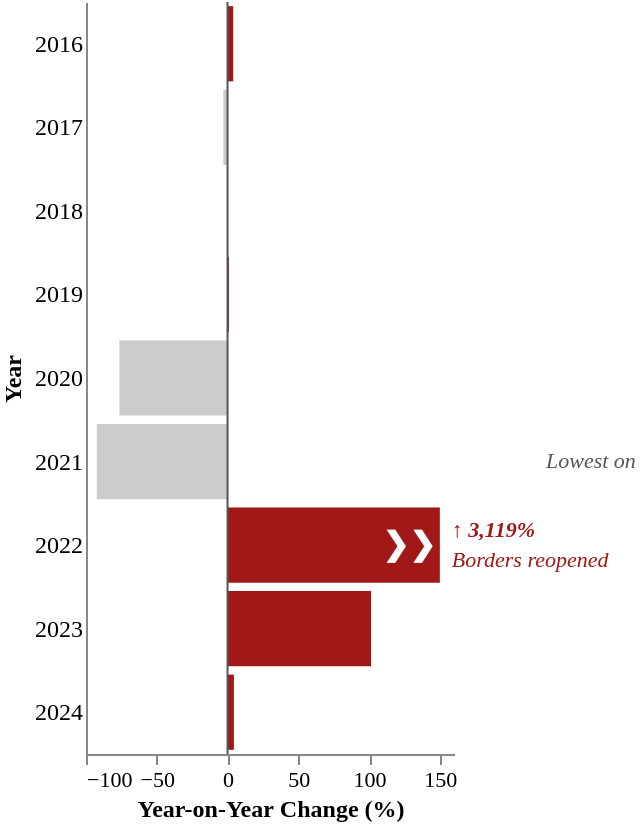

Write the Vega-Lite specification saved for this chart.
### Vega-Lite specification from a JSON file in a GitHub repository (floating-point values rounded to 4 significant figures)
{"$schema": "https://vega.github.io/schema/vega-lite/v5.json", "width": "container", "height": 410, "autosize": "fit", "padding": {"top": 0, "bottom": 5, "left": 0, "right": 20}, "data": {"values": [{"year": "2016", "pct": 4.0, "pct_display": 4.0, "truncated": false}, {"year": "2017", "pct": -3.0, "pct_display": -3.0, "truncated": false}, {"year": "2018", "pct": -0.4, "pct_display": -0.4, "truncated": false}, {"year": "2019", "pct": 1.0, "pct_display": 1.0, "truncated": false}, {"year": "2020", "pct": -76.4, "pct_display": -76.4, "truncated": false}, {"year": "2021", "pct": -92.4, "pct_display": -92.4, "truncated": false}, {"year": "2022", "pct": 3119.0, "pct_display": 150, "truncated": true}, {"year": "2023", "pct": 101.4, "pct_display": 101.4, "truncated": false}, {"year": "2024", "pct": 4.5, "pct_display": 4.5, "truncated": false}]}, "layer": [{"mark": {"type": "bar", "cornerRadiusEnd": 0}, "encoding": {"y": {"field": "year", "type": "ordinal", "sort": ["2016", "2017", "2018", "2019", "2020", "2021", "2022", "2023", "2024"], "axis": {"title": "Year", "titleFont": "DM Sans", "titleFontSize": 12, "labelFont": "DM Sans", "labelFontSize": 12, "grid": false, "ticks": false, "domain": true}}, "x": {"field": "pct_display", "type": "quantitative", "scale": {"domain": [-100, 150]}, "axis": {"title": "Year-on-Year Change (%)", "titleFont": "DM Sans", "titleFontSize": 12, "labelFont": "DM Sans", "labelFontSize": 11, "grid": false, "format": ".0f", "domain": true}}, "color": {"condition": {"test": "datum.pct >= 0", "value": "#a01818"}, "value": "#cccccc"}, "tooltip": [{"field": "year", "type": "ordinal", "title": "Year"}, {"field": "pct", "type": "quantitative", "title": "Change (%)", "format": ".1f"}]}}, {"transform": [{"filter": "datum.truncated === true"}], "mark": {"type": "text", "fontSize": 16, "font": "DM Sans", "fontWeight": "bold", "color": "white", "baseline": "middle", "align": "right", "dx": -2}, "encoding": {"y": {"field": "year", "type": "ordinal"}, "x": {"field": "pct_display", "type": "quantitative"}, "text": {"value": "❯❯"}}}, {"transform": [{"filter": "datum.truncated === true"}], "mark": {"type": "text", "fontSize": 11, "font": "DM Sans", "fontWeight": "bold", "fontStyle": "italic", "color": "#a01818", "baseline": "bottom", "align": "left", "dx": 6, "dy": -2}, "encoding": {"y": {"field": "year", "type": "ordinal"}, "x": {"field": "pct_display", "type": "quantitative"}, "text": {"value": "↑ 3,119%"}}}, {"transform": [{"filter": "datum.truncated === true"}], "mark": {"type": "text", "fontSize": 11, "font": "DM Sans", "fontStyle": "italic", "color": "#a01818", "baseline": "top", "align": "left", "dx": 6, "dy": 2}, "encoding": {"y": {"field": "year", "type": "ordinal"}, "x": {"field": "pct_display", "type": "quantitative"}, "text": {"value": "Borders reopened"}}}, {"mark": {"type": "rule", "color": "#555555", "strokeWidth": 1}, "data": {"values": [{"x": 0}]}, "encoding": {"x": {"field": "x", "type": "quantitative"}}}, {"mark": {"type": "text", "align": "left", "baseline": "middle", "dx": 230, "fontSize": 11, "fontStyle": "italic", "font": "DM Sans", "color": "#555555"}, "transform": [{"filter": "datum.year === '2021'"}], "encoding": {"y": {"field": "year", "type": "ordinal"}, "x": {"value": 0}, "text": {"value": "Lowest on record: 470,559"}}}], "config": {"background": "transparent", "view": {"stroke": "transparent"}}}
